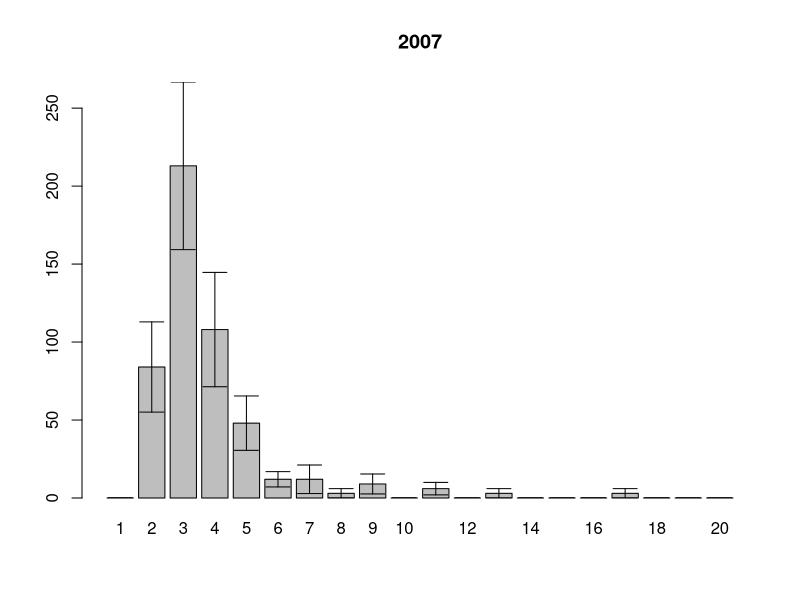
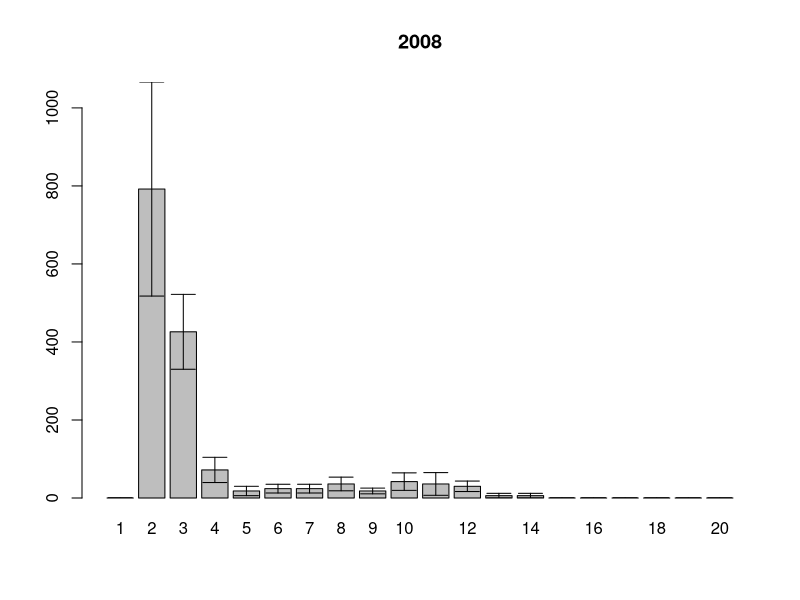
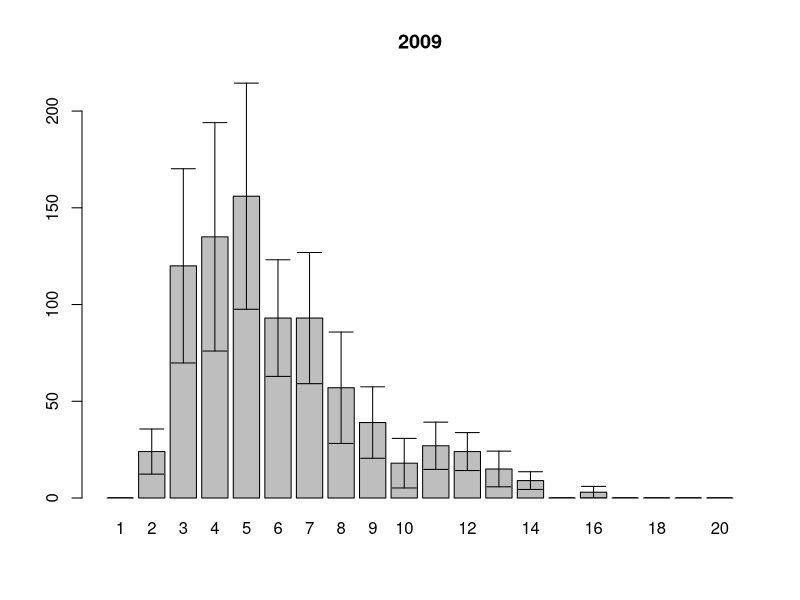
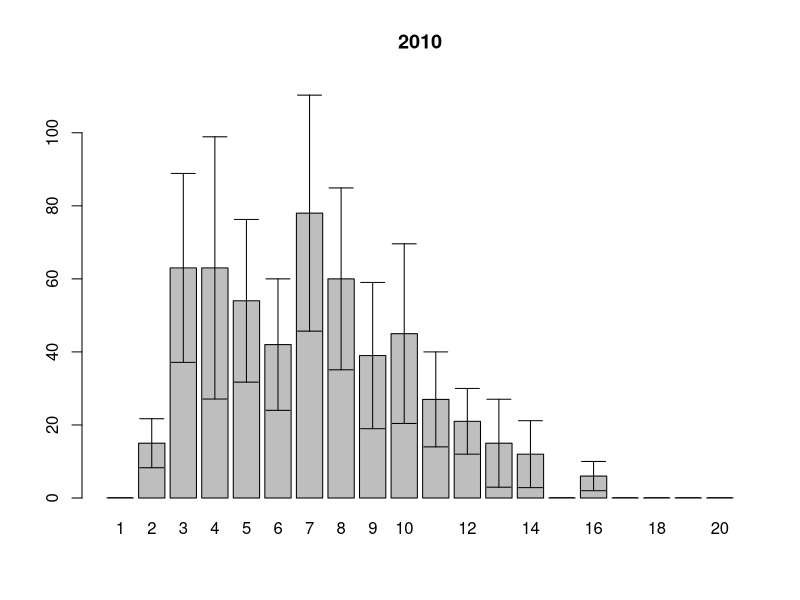
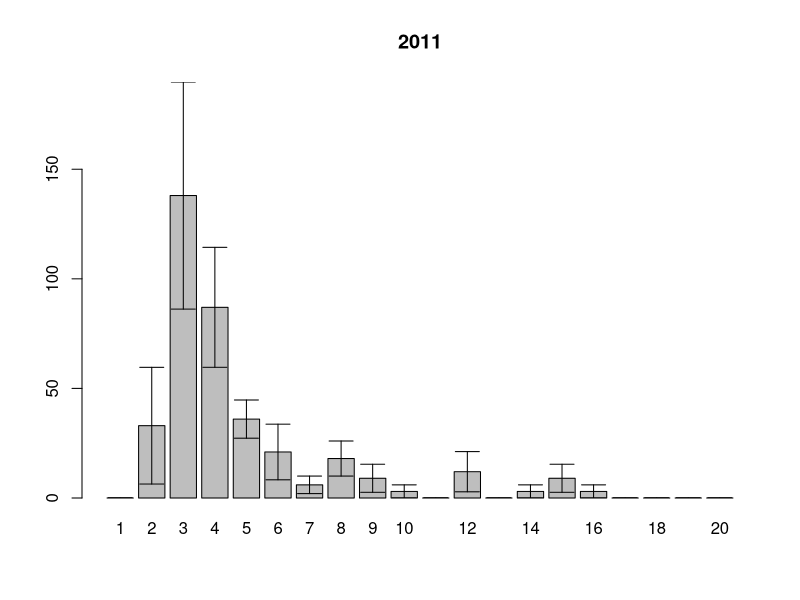
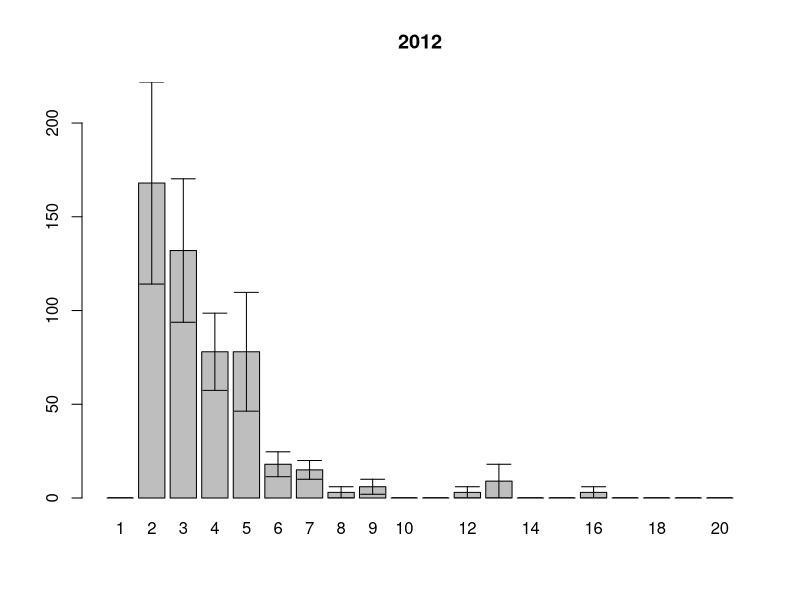
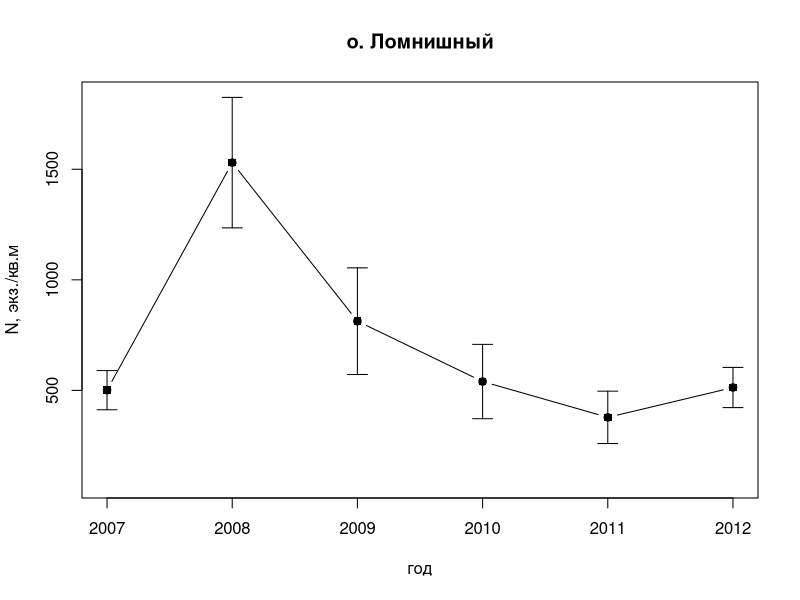

These charts were generated, in order, by the following R code: (Note: this script raises an error after producing the figures.)
setwd("~/Dropbox/PhD_thesis/White_Sea/Lomnishniy/")

# размерная структура суммарно по годам по горизонтам
ishodnik<-read.table(file="length.csv", sep=";", dec=",", head=T)
samples.squares<-read.table(file="squares.csv", sep=";", dec=",", head=T)
samples.names<-read.table(file="sample.csv", sep=";", dec=",", head=T)
attach(ishodnik)
#year<-factor(year)

Length.int<-cut(Length.mm, breaks=seq(0,20,1))

(size.str.table<-table(Length.int,year,sample))

size.str.df<-as.data.frame(size.str.table) # как таблица данных

#убираем те пробы которых на самом деле нету
for (i in 1:length(levels(size.str.df$year)))
{ (xxx<-size.str.df$sample[size.str.df$year==levels(size.str.df$year)[i] ]%in%
     samples.names$sample[samples.names$year==levels(size.str.df$year)[i]])
  antixxx<-as.logical(1-xxx)
  size.str.df$Freq[size.str.df$year==levels(size.str.df$year)[i]][antixxx]<-NA
}


# SUBSET - для фильтрации таблицы данных
# APPLY - кто-то из них для средней и СД по фрейму

#теперь на квадратный метр
size.str.sqmeter<-size.str.df
for (i in 1:length(levels(size.str.sqmeter$year)))
{
  size.str.sqmeter$Freq[size.str.sqmeter$year==levels(size.str.sqmeter$year)[i]]<-size.str.sqmeter$Freq[size.str.sqmeter$year==levels(size.str.sqmeter$year)[i]] * samples.squares$square[samples.squares$year==levels(size.str.sqmeter$year)[i]]
}

n.samples<-tapply(samples.names$sample,samples.names$year, length )

#subset(size.str.sqmeter,subset=size.str.sqmeter$year=="1992")

#и среднее??
# tapply выдает как резудьтат матрицу
(mean.sizestr.sqmeter<-t(tapply(size.str.sqmeter$Freq,INDEX=list(size.str.sqmeter$year, size.str.sqmeter$Length.int),FUN=mean, na.rm=T)))
mean.sqmeter.df<-as.data.frame(mean.sizestr.sqmeter)
(sd.sizestr.sqmeter<-tapply(size.str.sqmeter$Freq,INDEX=list(size.str.sqmeter$year, size.str.sqmeter$Length.int),FUN=sd, na.rm=T))

n.samples<-tapply(samples.names$sample,samples.names$year, length )

(sem.sizestr.sqmeter <-t(sd.sizestr.sqmeter/sqrt(as.vector(n.samples))))
sem.sqmeter.df<-as.data.frame(sem.sizestr.sqmeter)

length.class<-seq(1,20,1)

#from R-book 
error.bars<-function(yv,z,nn){
  xv<-
    barplot(yv,ylim=c(0,(max(yv)+max(z))),names=nn)#,ylab=deparse(substitute(yv)))
  g=(max(xv)-min(xv))/50
  for (i in 1:length(xv)) {
    lines(c(xv[i],xv[i]),c(yv[i]+z[i],yv[i]-z[i]))
    lines(c(xv[i]-g,xv[i]+g),c(yv[i]+z[i], yv[i]+z[i]))
    lines(c(xv[i]-g,xv[i]+g),c(yv[i]-z[i], yv[i]-z[i]))
  }}




  for (j in 1:length(colnames(mean.sizestr.sqmeter)))
  {
    pdf(file=paste("Lomnishniy", colnames(mean.sizestr.sqmeter)[j], ".pdf",sep="_"))
    error.bars(yv=mean.sizestr.sqmeter[,j], nn=length.class, z=sem.sizestr.sqmeter[,j])
    title(main=colnames(mean.sizestr.sqmeter)[j], xlab="", ylab="")
    dev.off()
  }

## to .eps
#for (j in 1:length(colnames(mean.sizestr.sqmeter)))
#{
#  postscript(file=paste("YuG1", colnames(mean.sizestr.sqmeter)[j], ".eps",sep="_"))
#  error.bars(yv=mean.sizestr.sqmeter[,j], nn=length.class, z=sem.sizestr.sqmeter[,j])
#  title(main=colnames(mean.sizestr.sqmeter)[j], xlab="", ylab="")
#  dev.off()
#}



#динамика обилия
(N.sqmeter<-(t(tapply(size.str.sqmeter$Freq, list(size.str.sqmeter$year, size.str.sqmeter$sample), sum))))
(N.mean.sqmeter<-colMeans(N.sqmeter, na.rm=T))
N.sd.sqmeter<-apply(N.sqmeter, 2, sd, na.rm=T)
N.sem.sqmeter<-N.sd.sqmeter/sqrt(n.samples)

pdf(file="N_dynamic.pdf", family="NimbusSan") # указываем шрифт подпией
plot(y=N.mean.sqmeter, x=names(N.mean.sqmeter),pch=15, main="о. Ломнишный",
     ylim=c(min(N.mean.sqmeter)-max(N.sem.sqmeter), max(N.mean.sqmeter)+max(N.sem.sqmeter)),
     xlab="год", ylab="N, экз./кв.м")
lines(seq(as.numeric(min(names(N.mean.sqmeter))),as.numeric(max(names(N.mean.sqmeter))),1), N.mean.sqmeter, pch=1, type="b")
arrows(x0=seq(as.numeric(min(names(N.mean.sqmeter))),as.numeric(max(names(N.mean.sqmeter))),1), 
       x1=seq(as.numeric(min(names(N.mean.sqmeter))),as.numeric(max(names(N.mean.sqmeter))),1),
       y0=N.mean.sqmeter-N.sem.sqmeter, y1=N.mean.sqmeter+N.sem.sqmeter, angle=90, code=3, length=0.1)
dev.off()
embedFonts("N_dynamic.pdf") #встройка шрифтов в файл

#динамика без молод ( больше 2+)


(N2.sqmeter<-(t(tapply(size.str.sqmeter$Freq[size.str.sqmeter$Length.int!="(0,1]"], 
                       list(size.str.sqmeter$year[size.str.sqmeter$Length.int!="(0,1]"], 
                            size.str.sqmeter$sample[size.str.sqmeter$Length.int!="(0,1]"]), sum))))
(N2.mean.sqmeter<-colMeans(N2.sqmeter, na.rm=T))
(N2.sd.sqmeter<-apply(N2.sqmeter, 2, sd, na.rm=T))
N2.sem.sqmeter<-N2.sd.sqmeter/sqrt(n.samples)

pdf(file="N2_dynamic.pdf", family="NimbusSan") # указываем шрифт подпией
plot(y=N2.mean.sqmeter, x=names(N2.mean.sqmeter),pch=15, main="о. Ломнишный",
     ylim=c(min(N2.mean.sqmeter)-max(N2.sem.sqmeter), max(N2.mean.sqmeter)+max(N2.sem.sqmeter)),
     xlab="год", ylab="N, экз./кв.м")
lines(seq(as.numeric(min(names(N2.mean.sqmeter))),as.numeric(max(names(N2.mean.sqmeter))),1), N2.mean.sqmeter, pch=1, type="b")
arrows(x0=seq(as.numeric(min(names(N2.mean.sqmeter))),as.numeric(max(names(N2.mean.sqmeter))),1), 
       x1=seq(as.numeric(min(names(N2.mean.sqmeter))),as.numeric(max(names(N2.mean.sqmeter))),1),
       y0=N2.mean.sqmeter-N2.sem.sqmeter, y1=N2.mean.sqmeter+N2.sem.sqmeter, angle=90, code=3, length=0.1)
dev.off()
embedFonts("N2_dynamic.pdf") #встройка шрифтов в файл

#plot(y=N.mean.sqmeter, x=names(N.mean.sqmeter),pch=1)
#segments(x0=seq(as.numeric(min(names(N.mean.sqmeter))),as.numeric(max(names(N.mean.sqmeter))),1), 
#         x1=seq(as.numeric(min(names(N.mean.sqmeter))),as.numeric(max(names(N.mean.sqmeter))),1),
#         y0=N.mean.sqmeter-N.sem.sqmeter, y1=N.mean.sqmeter+N.sem.sqmeter)
